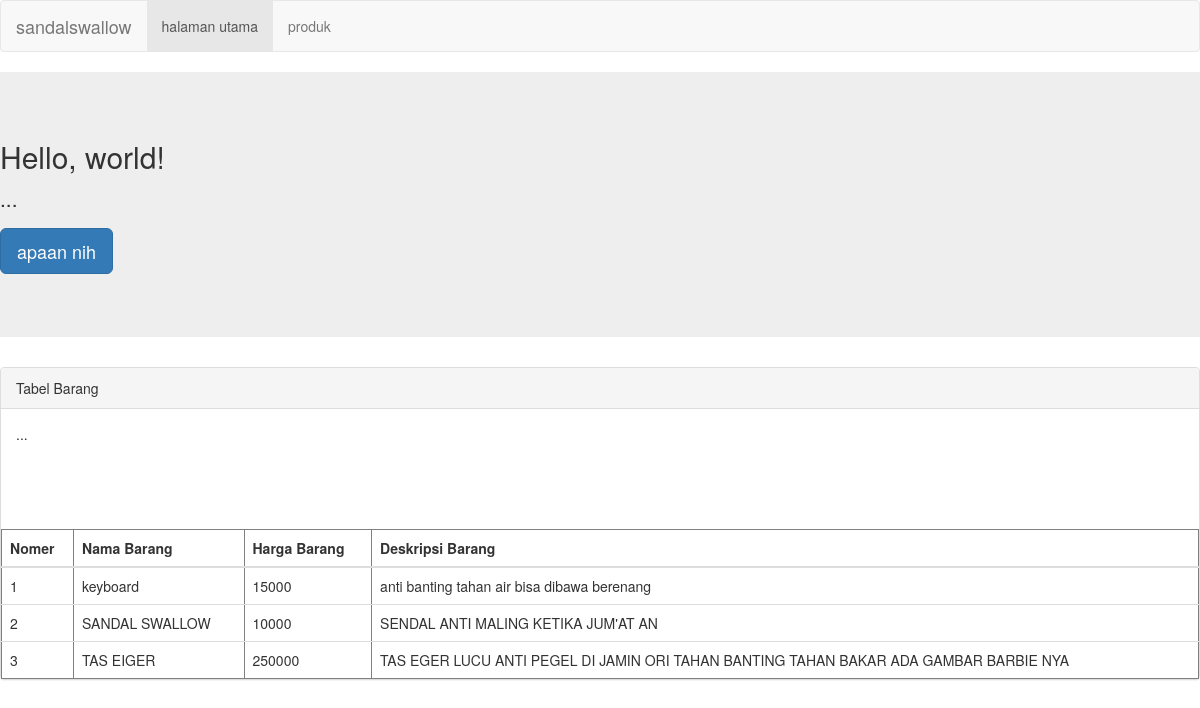
The page / on the database its author committed.
### tables this page shows
CREATE TABLE `barang` (
  `id` int(2) NOT NULL,
  `nama_barang` varchar(100) DEFAULT NULL,
  `jumlah_barang` int(3) DEFAULT NULL,
  `harga_barang` int(10) NOT NULL,
  `deskripsi` varchar(750) DEFAULT NULL,
  `tanggal_ditambahkan` timestamp NOT NULL DEFAULT current_timestamp() ON UPDATE current_timestamp()
);

### index.php (the view, shortened to what this page needs)
?><!DOCTYPE html>
<!doctype html>
<html lang="en">
  <head>
    <link rel="stylesheet" href="asset/css/bootstrap.min.css">
  </head>
  <body>
    <nav class="navbar navbar-default">
  <div class="container-fluid">
    <div class="navbar-header">
      <a class="navbar-brand" href="#">sandalswallow</a>
    </div>
    <div class="collapse navbar-collapse" id="bs-example-navbar-collapse-1">
      <ul class="nav navbar-nav">
        <li class="active"><a href="#">halaman utama <span class="sr-only">(current)</span></a></li>
        <li><a href="#">produk</a></li>
    </div>
  </div>
</nav>
<div class="jumbotron">
  <h2>Hello, world!</h2>
  <p>...</p>
  <p><a class="btn btn-primary btn-lg" href="lain_lain/aga_lain/apaan_nih.html" role="button">apaan nih</a></p>
</div>
<div class="panel panel-default">
  <div class="panel-heading">Tabel Barang</div>
  <div class="panel-body">
    <p>...</p>
  </div>
<br>
<br>
<br>
  <table cellpadding="2" cellspacing="0" border="1" class="table">
    <thead>
    	<th>Nomer</th>
    	<th>Nama Barang</th>
    	<th>Harga Barang</th>
    	<th>Deskripsi Barang</th>
    </thead>
    <tbody>
    	<?php
    	include ('database.php');
    	$query = mysqli_query($koneksi,"Select * from barang order by nama_barang asc");
    	$nomer=1;
    	while ($row=mysqli_fetch_object($query)) {
    		echo "
<tr>
<td>".$nomer."</td>
<td>".$row->nama_barang."</td>
<td>".$row->harga_barang."</td>
<td>".$row->deskripsi."</td> 		";
    		$nomer++;
    	};
    	?>
    </tbody>
  </table>
</div>
  </body>
</html>

### rows shown on the page
barang: nama_barang "keyboard", harga_barang "15000", deskripsi "anti banting tahan air bisa dibawa berenang"
barang: nama_barang "SANDAL SWALLOW", harga_barang "10000", deskripsi "SENDAL ANTI MALING KETIKA JUM'AT AN"
barang: nama_barang "TAS EIGER", harga_barang "250000", deskripsi "TAS EGER LUCU ANTI PEGEL DI JAMIN ORI TAHAN BANTING TAHAN BAKAR ADA GAMBAR BARBIE NYA"
